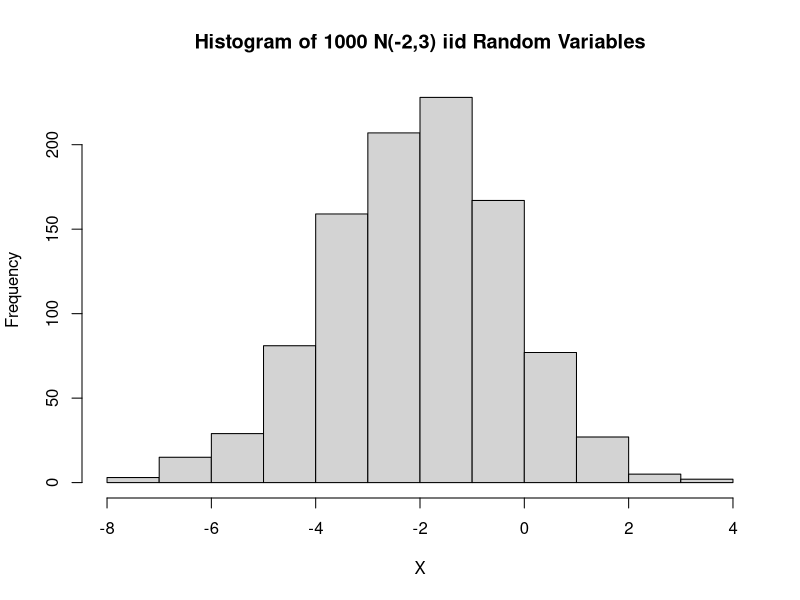
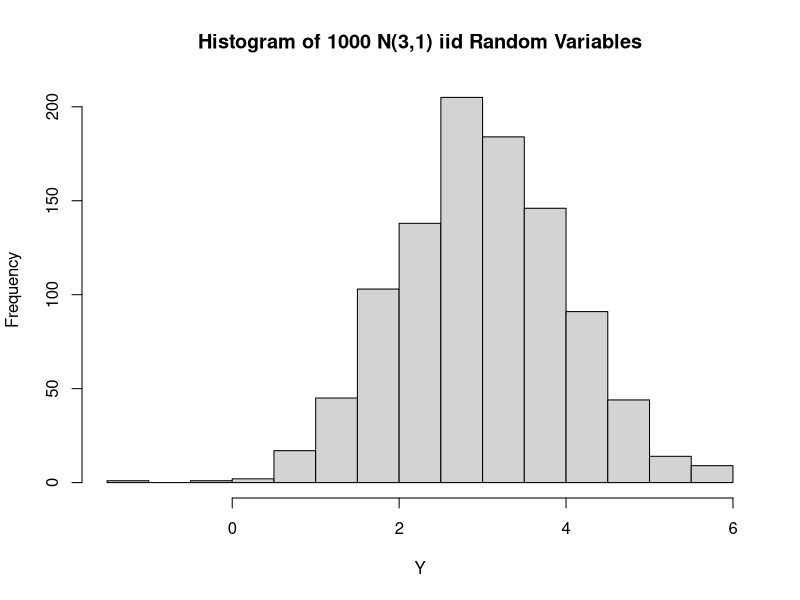
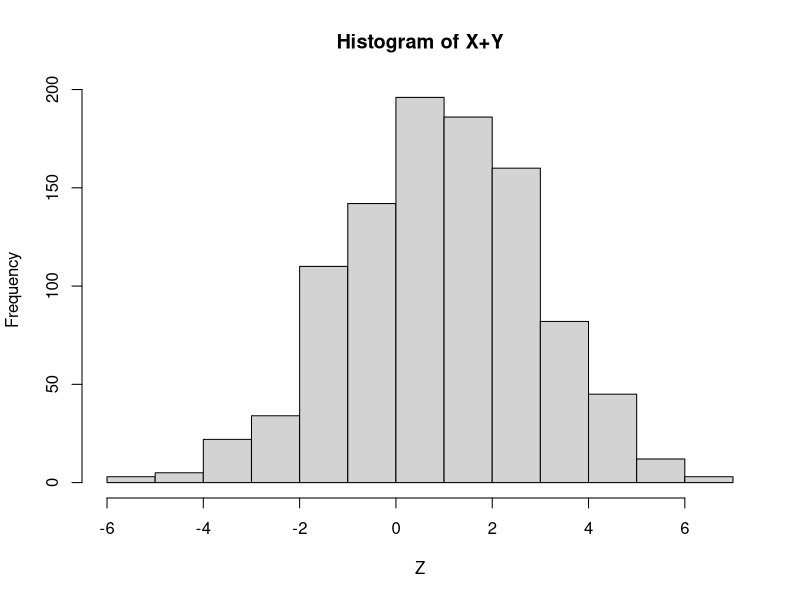

R code for these plots, in order:
## 1
treatments.not.random=c(rep("none",5),rep("low",5),rep("medium",5),rep("high",5))
plot.ID=1:length(treatments.not.random)
treatments.random=sample(treatments.not.random)
data.frame(plot.ID,treatment=treatments.random)

## 2
data.frame(plot.ID,treatment=treatments.random)

##3
treatments.not.random=c(rep("r1",3),rep("r2",5),rep("r3",5))
plot.ID=1:length(treatments.not.random)
treatments.random=sample(treatments.not.random)
data.frame(plot.ID,treatment=treatments.random)

##6
##a)
X=rnorm(n=1000,mean=-2,sd=sqrt(3))
hist(X,main="Histogram of 1000 N(-2,3) iid Random Variables")

##b)
Y=rnorm(n=1000,mean=3,sd=1)
hist(Y,main="Histogram of 1000 N(3,1) iid Random Variables")

##c)
Z=X+Y
hist(Z,main="Histogram of X+Y")

##e)
mean(Z)
var(Z)
